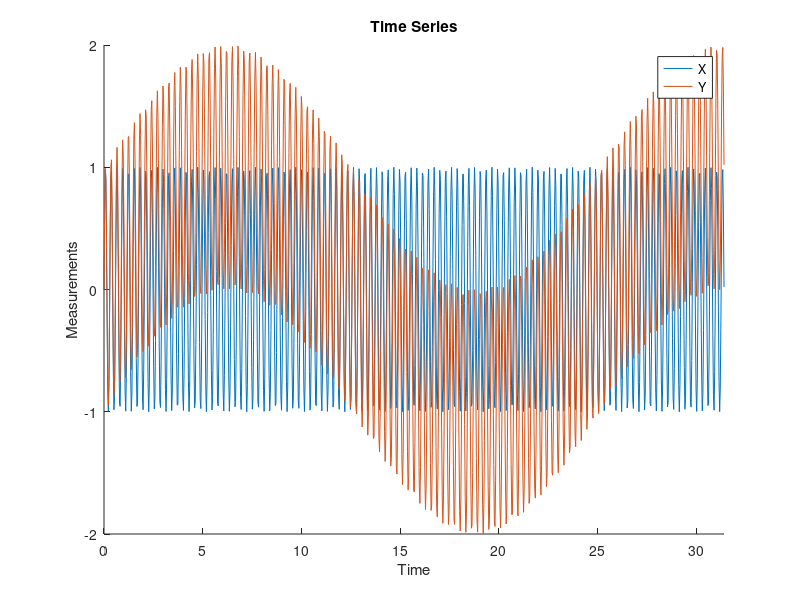
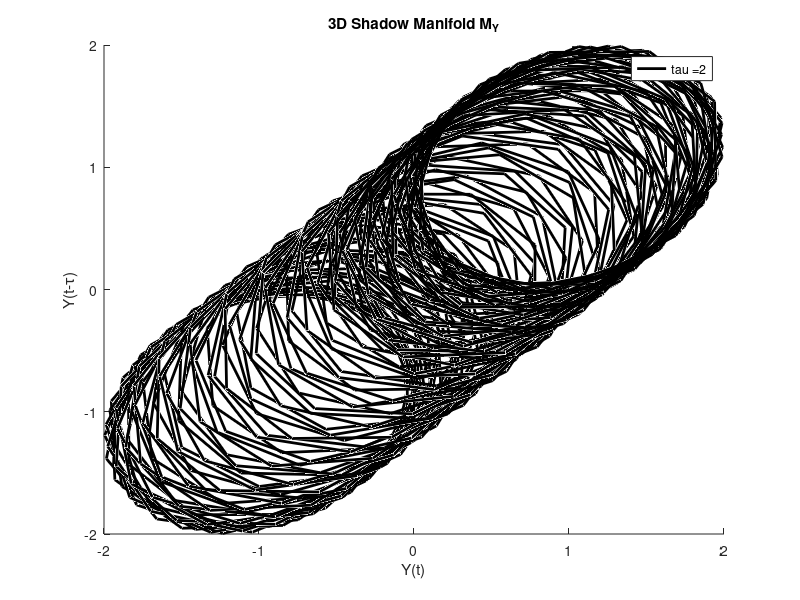

These figures' MATLAB source, in order: (Note: this script raises an error after producing the figures.)
% Thomas Merkh, tmerkh@ucla.edu, Last Update: July 25th, 2017
% This test script runs the Conv_Cross_Map program to determine causation between two time series
% Attempts to determine whether or not X(t) causes Y(t) and/or Y(t) causes X(t)

% Things to try - randn noise, and effect of shadow dimension

%%%%%%%%%%%%%%%%%%%%%%%%%%%%%%%%%%%%%%%%% Test Data Sizes %%%%%%%%%%%%%%%%%%%%%%%%%%%%%%%%%%%%%%%%%%%%

STARTTIME = 50;							% Indicates where to begin constructing time series library. Require STARTTIME > 2*E or knn search will throw an indexing error.
TIME = 1000;							% Typically indicates the final time of the time series data
number_time_points = 10;				% Size of time series library - points uniformly spaced over [STARTTIME, TIME]
Intv = floor(TIME/number_time_points);	% Spacing between time series points in library
tau = 2;								% Amount of time shift in reconstructing the phase space - Must be Integer!!
plot_phase_space = true;				% Plot 3D shadow manifold of phase space

%%%%%%%%%%%%%%%%%%%%%%%%%%%%%%%%%%%%%%%%% Generate Test Data %%%%%%%%%%%%%%%%%%%%%%%%%%%%%%%%%%%%%%%%%

% Test# should be a 'TIME by 2' matrix containing two time series that may or may not be causally defined.
time_vec = linspace(0,2*3.14,TIME);
k = floor(TIME*0.8); 			
noise_strength = 0.8;
noise = zeros(1,TIME);
noise(randi([1 TIME], 1, k)) = randn(1,k);
noise2 = zeros(1,TIME);
noise2(randi([1 TIME], 1, k)) = randn(1,k);
noise3 = zeros(1,TIME);
noise3(randi([1 TIME], 1, k)) = randn(1,k);
Zt_noise = 2*time_vec.*cos(time_vec) + noise*noise_strength;  % Used to muddle the correlations
Zt_noise(1:floor(TIME/3)) = 0;								  % Very dramatic comparison - Turns on for t > T/3

% Test1
Yt = sin(time_vec);  						% Second Time Series
Xt = Yt + 3 + Zt_noise;						% First Time Series
test1 = [Xt', Yt'];

% Test2
Yt = 3*exp(-1*time_vec.*time_vec);  		
Xt = 2*Yt.*cos(3*time_vec);					
test2 = [Xt', Yt'];

% Test3
Yt = exp(-1*time_vec).*sin(5*time_vec);    
Xt = 4*Yt.*Yt.*sin(time_vec) - 1;		
test3 = [Xt', Yt'];

% Test 4
Yt = 10*exp(-1*time_vec).*sin(time_vec) + 3*exp(-1*(time_vec-5.14).*(time_vec-5.14)).*cos(10*time_vec) + noise2*noise_strength;
Xt = -1*Yt.*Yt + Yt - Zt_noise - noise3*noise_strength;													 
test4 = [Xt', Yt'];

% Test 5 - ICS set up on the brink of instability
Xt = zeros(1,TIME); Xt(1) = 0.585;
Yt = zeros(1,TIME); Yt(1) = 1.10;
dt = 2*3.14/TIME;
for i = 1:TIME-1
	Xt(i+1) = Xt(i) + dt*(Xt(i)*Yt(i) - Yt(i)*Yt(i));
	Yt(i+1) = Yt(i) - dt*(Xt(i)*Yt(i) + Xt(i)*Xt(i));
end
Xt = Xt + 0.1*noise2;
Yt = Yt + 0.1*noise;
test5 = [Xt', Yt'];

% Test 6 - Smooth multiscale time series
time_vec = linspace(0,10*3.1415, TIME);
Xt = sin(0.25*time_vec);
Yt = sin(21.5*time_vec);
Zt = Xt + Yt;
test6 = [Xt', Yt', Zt'];

% Show Test Case
figure0_1 = figure('Name','Test Case');
axes0_1 = axes('Parent',figure0_1);
hold(axes0_1,'on');
plot(time_vec,test6(:,2),time_vec,test6(:,3),'Parent',axes0_1);
title('Time Series')
xlabel('Time') 
ylabel('Measurements') 
xlim([0 max(time_vec)])
legend('X','Y')

if(plot_phase_space)
	Z1 = Zt(STARTTIME:TIME);
	Z2 = Zt(STARTTIME-tau:TIME-tau);
	Z3 = Zt(STARTTIME-2*tau:TIME-2*tau);
	
	figure0_2 = figure('Name','3D Shadow Manifold M_Y of Test Case');
	axes0_2 = axes('Parent',figure0_2);
	hold(axes0_2,'on');
	plot3(Z1,Z2,Z3,'Parent',axes0_2,'k','LineWidth',2)
	title('3D Shadow Manifold M_Y')
	xlabel('Y(t)') 
	ylabel('Y(t-\tau)') 
	zlabel('Y(t-2\tau)') 
	strang = strcat('tau = ',mat2str(tau));
	legend(strang)
end

%%%%%%%%%%%%%%%%%%%%%%%%%%%%%%%%%%%%%%%%% Begin CCM %%%%%%%%%%%%%%%%%%%%%%%%%%%%%%%%%%%%%%%%%
X = test6(:,2);
Y = test6(:,3);
E = 3;              			% Embedding dimension for reconstruction - Usually a low number (3, ..., 6) is desirable. 
L = STARTTIME:Intv:TIME;        % Points in time series in which one would like to compute causation at.  Typically, uniformly spread out is ideal.

Corr_Coefficients = zeros(2,length(L));
for i = 1:length(L)
    [Corr_Coefficients(:,i), Predicted_Y, Predicted_X, original_Y, original_X] = Conv_Cross_Map(X(1:L(i)),Y(1:L(i)),tau,E); 
end

% Plot original data and estimated data using CCM
% Y is such a scattered plot because the cross mapping of Y using M_x fails - x doesn't predict y well!!
% X is a nice linear looking plot because one can accurately predict C using M_y!

figure1 = figure('Name','The Data');
axes1 = axes('Parent',figure1);
hold(axes1,'on');
plot(original_X,Predicted_X,'o',original_Y,Predicted_Y,'*','Parent',axes1)
title('Estimated vs. original data')
xlabel('Original data') 
ylabel('Estimated data') 
legend('X','Y')

% Plot Degree to which X predicts Y and Y predicts X
% X|M_Y strong correlation means X depends on Y strongly!
figure2 = figure('Name','CCM Correlation Strength');
axes2 = axes('Parent',figure2);
hold(axes2,'on');
plot(L,Corr_Coefficients,'Parent',axes2, 'LineWidth', 2)
leg = legend('X(t)|M_Y','Y(t)|M_X');  
set(leg, 'Interpreter', 'latex');
xlabel('Time','Interpreter', 'latex')
ylabel('Correlation Coefficient','Interpreter', 'latex')
title('X(t) dependence on Y(t), and vise versa')